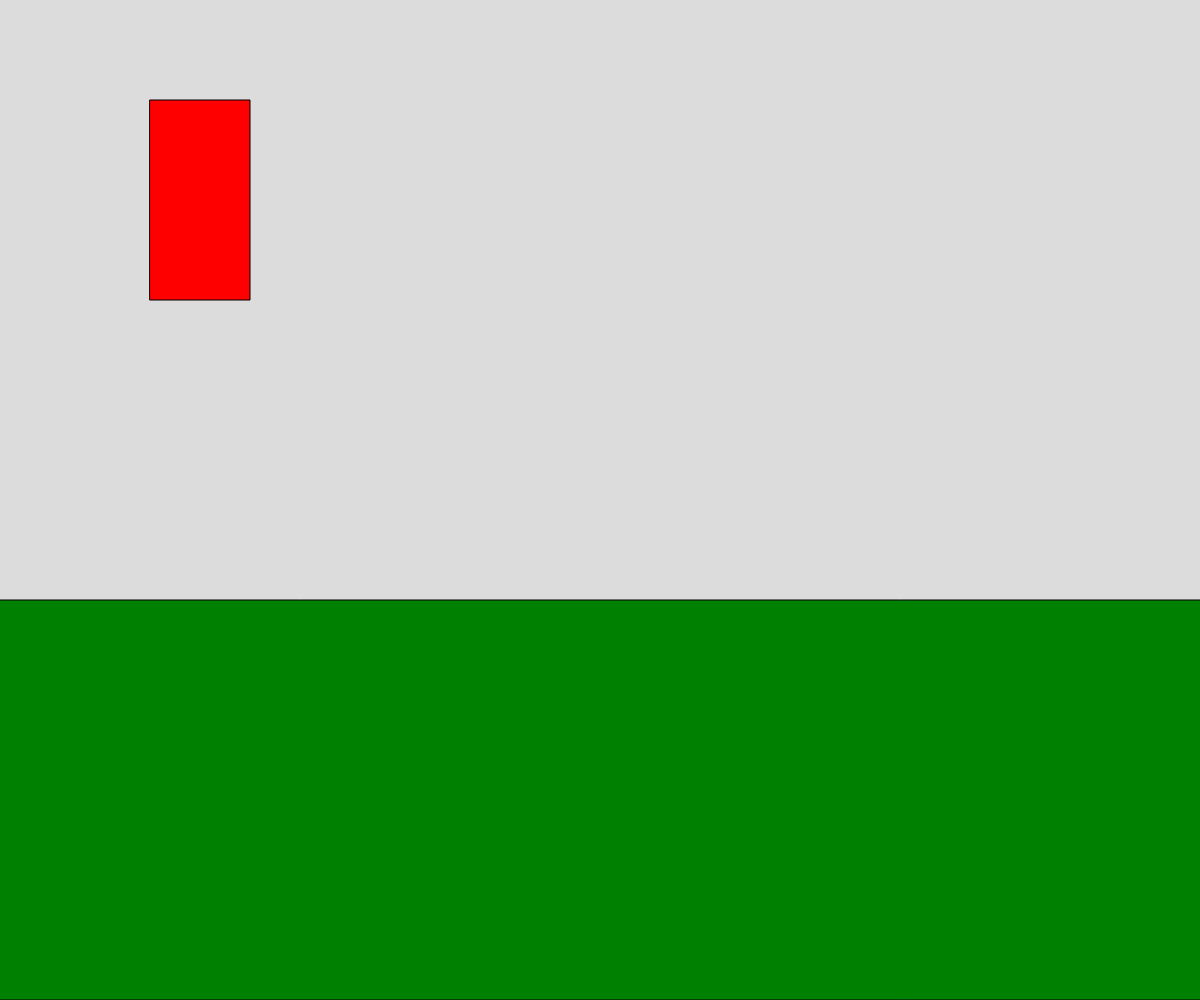
Frame 1 (no input)
Frame 60 (no input): identical to frame 1, image omitted
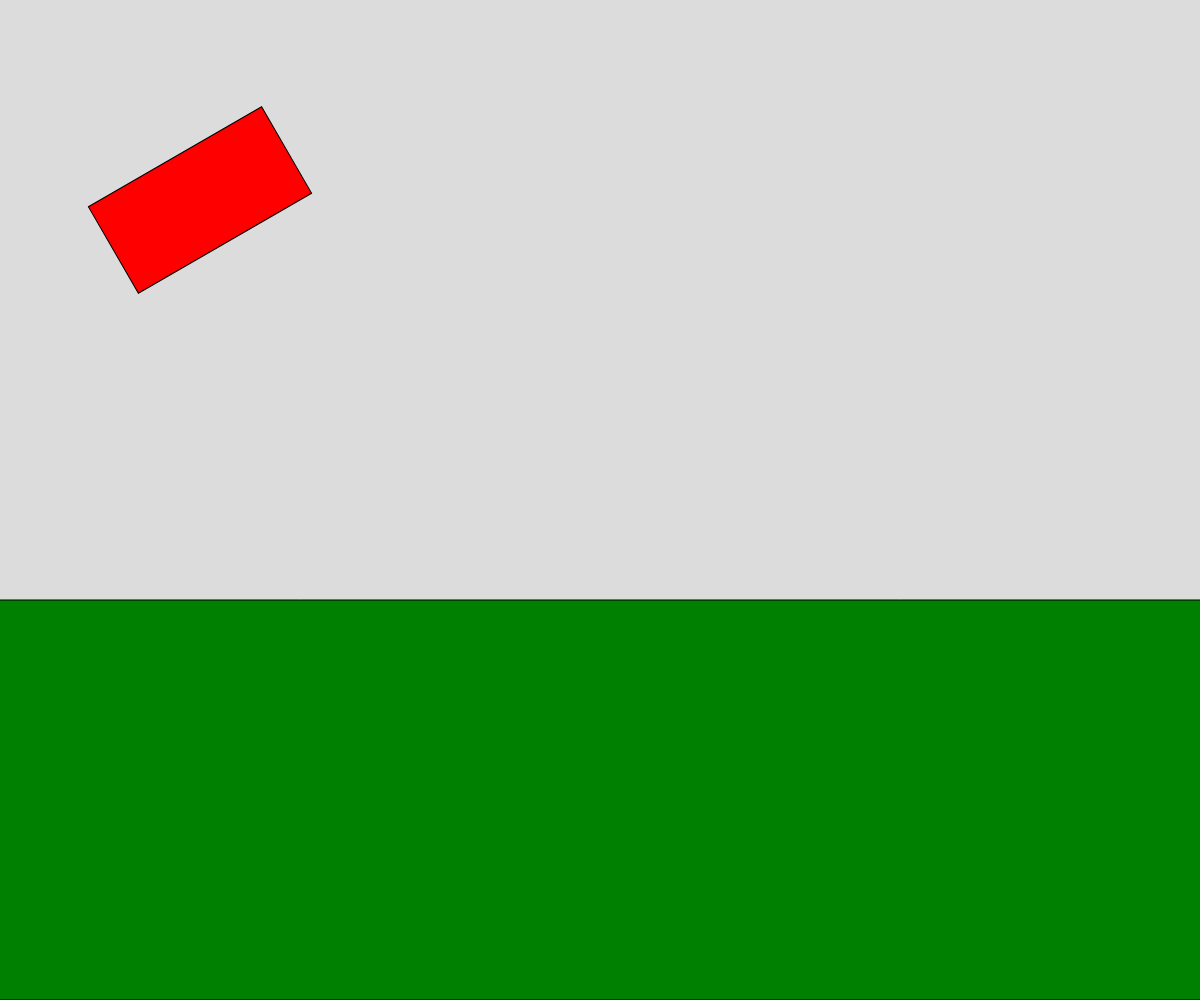
Frame 120 (the mouse pressed at the canvas centre since frame 60)

The p5.js sketch that drew these frames (run headless with seeded random() and noise() and a simulated clock; from frame 60 on, the mouse is pressed at the canvas centre):

// p5.js sketch
// ── sketch.js
// Rotation and Translate Demo
// James Mitchell
// 10/17/24


function setup() {
  createCanvas(windowWidth, windowHeight);
  angleMode(DEGREES);
  rectMode(CENTER);
}

function draw() {
  background(220);

  push(); //saves the transomrmation before we do anything
  translate(200,200);
  rotate(mouseX);
  fill("red");
  rect(0,0,100,200);
  pop(); //reset to the translate before the translate
  fill("green");
  rect(width/2, height - 200, width*2, 400);
}
